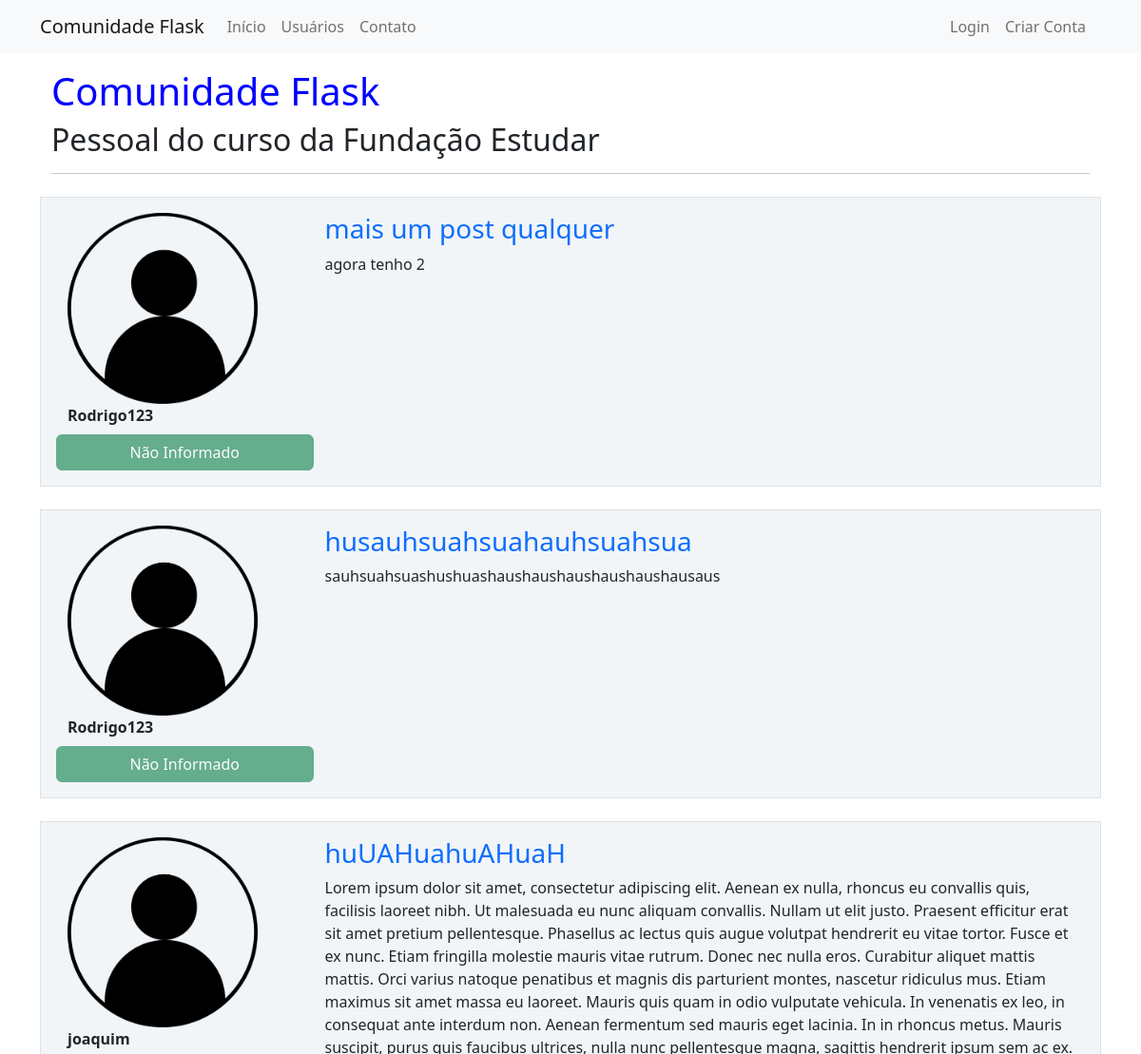
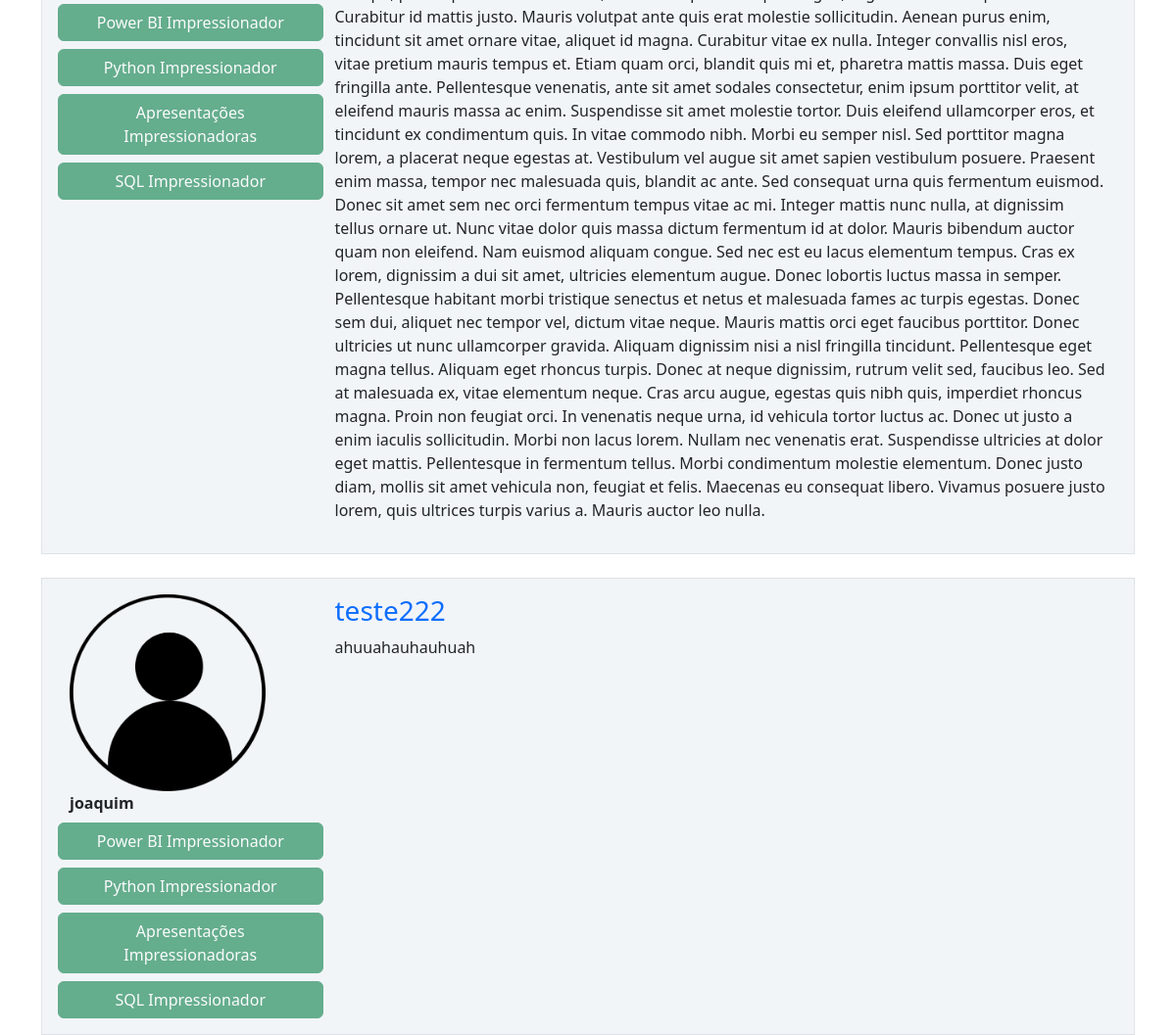
The page / on the database its author committed (2 pictures, top to bottom).
### comunidadeflask/models.py (models this page shows, shortened)
class Post(database.Model):
    id = database.Column(database.Integer, primary_key=True)
    titulo = database.Column(database.String, nullable=False)
    corpo = database.Column(database.Text, nullable=False)
    data_criacao = database.Column(database.DateTime, nullable=False, default=datetime.utcnow)
    id_usuario = database.Column(database.Integer, database.ForeignKey('usuario.id'), nullable=False)

class Usuario(database.Model, UserMixin):
    id = database.Column(database.Integer, primary_key=True)
    username = database.Column(database.String, nullable=False)
    email = database.Column(database.String, nullable=False, unique=True)
    senha = database.Column(database.String, nullable=False)
    foto_perfil = database.Column(database.String, default='default.jpg')
    posts = database.relationship('Post', backref='autor', lazy=True)
    cursos = database.Column(database.String, nullable=False, default='Não Informado')

### comunidadeflask/routes.py (the view)
@app.route('/')
def home():
    posts = Post.query.order_by(Post.id.desc())
    return render_template('home.html', posts=posts)

### comunidadeflask/templates/home.html
{% extends 'base.html' %}
{% block body %}
        <div class="container mt-3">
            <h1 style="color: blue">Comunidade Flask</h1>
            <h2>Pessoal do curso da Fundação Estudar</h2>
            <hr>
            {% for post in posts %}
            <div class="row border mt-4 p-3 meupost">
                <div class="col col-3">
                    <div class="image pe-2">
                        <img src="{{ url_for('static', filename='fotos_perfil/{}'.format(post.autor.foto_perfil)) }}" class="rounded" width="200" >
                    </div>
                    <strong>{{ post.autor.username}} </strong>
                    <div class="row justify-content-center">
                    {% for curso in post.autor.cursos.split(';') %}
                    <button type="button" class="btn btn-success mt-2" disabled>{{ curso }}</button>
                    {% endfor %}
                    </div>
                </div>
                <div class="col col-9">
                    <a style="text-decoration: none" href="{{ url_for('exibir_post', post_id=post.id) }}"><h3>{{ post.titulo }}</h3></a>
                    <p>{{ post.corpo }}</p>
                </div>
            </div>
            {% endfor %}
        </div>
{% endblock %}

### comunidadeflask/templates/base.html (shortened to what this page needs)
<!DOCTYPE html>
<html lang="pt-br">
    <head>
        <link href="https://cdn.jsdelivr.net/npm/bootstrap@5.2.0/dist/css/bootstrap.min.css" rel="stylesheet">
        <link rel="stylesheet" type="text/css" href="{{ url_for('static', filename='main.css') }}">
    </head>
    <body>
        {% include 'navbar.html' %}
        <div class="container">
            {% block body %}
            {% endblock %}
        </div>
    </body>
</html>

### comunidadeflask/templates/navbar.html
<nav class="navbar navbar-expand-lg bg-light">
  <div class="container-fluid container">
    <a class="navbar-brand" href="{{ url_for ('home') }}">Comunidade Flask</a>
     <div class="collapse navbar-collapse" id="navbarSupportedContent">
      <ul class="navbar-nav me-auto mb-2 mb-lg-0">
        <li class="nav-item">
          <a class="nav-link" aria-current="page" href="{{ url_for ('home') }}">Início</a>
        </li>
        <li class="nav-item">
          <a class="nav-link" href="{{ url_for ('usuarios') }}">Usuários</a>
        </li>
        <li class="nav-item">
          <a class="nav-link" href="{{ url_for ('contato') }}">Contato</a>
        </li>
      </ul>
      <ul class="d-flex navbar-nav me-2">
        {% if current_user.is_authenticated %}
            <li class="nav-item">
              <a class="nav-link" href="{{ url_for ('criar_post') }}">Criar Post</a>
            </li>
            <li class="nav-item">
              <a class="nav-link" href="{{ url_for ('perfil') }}">Meu Perfil</a>
            </li>
            <li class="nav-item">
              <a class="nav-link" href="{{ url_for ('sair') }}">Sair</a>
            </li>
        {% else %}
            <li class="nav-item">
              <a class="nav-link" href="{{ url_for ('login') }}">Login</a>
            </li>
            <li class="nav-item">
              <a class="nav-link" href="{{ url_for ('login') }}">Criar Conta</a>
            </li>
        {% endif %}
      </ul>
    </div>
  </div>
</nav>

### comunidadeflask/static/main.css (style rules this page uses)
.meupost { background: #f2f5f8 !important; }

### rows shown on the page
Post: foto_perfil (placeholder picture), autor.username "Rodrigo123", titulo "mais um post qualquer", corpo "agora tenho 2"
Usuario: cursos "Não Informado"
Post: foto_perfil (placeholder picture), autor.username "Rodrigo123", titulo "husauhsuahsuahauhsuahsua", corpo "sauhsuahsuashushuashaushaushaushaushaushausaus"
Post: foto_perfil (placeholder picture), autor.username "joaquim", curso "Power BI Impressionador" "Python Impressionador" "Apresentações Impressionadoras" "SQL Impressionador", titulo "huUAHuahuAHuaH", corpo "Lorem ipsum dolor sit amet, consectetur adipiscing elit. Aenean ex nulla, rhoncus eu convallis quis, facilisis laoreet nibh. Ut malesuada eu nunc aliquam convallis. Nullam ut elit justo. Praesent efficitur erat sit amet pretium pellentesque. Phasellus ac lectus quis augue volutpat hendrerit eu vitae tortor. Fusce et ex nunc. Etiam fringilla molestie mauris vitae rutrum. Donec nec nulla eros. Curabitur aliquet mattis mattis. Orci varius natoque penatibus et magnis dis parturient montes, nascetur ridiculus mus. Etiam maximus sit amet massa eu laoreet. Mauris quis quam in odio vulputate vehicula. In venenatis ex leo, in consequat ante interdum non. Aenean fermentum sed mauris eget lacinia. In…"
Post: foto_perfil (placeholder picture), autor.username "joaquim", curso "Power BI Impressionador" "Python Impressionador" "Apresentações Impressionadoras" "SQL Impressionador", titulo "teste222", corpo "ahuuahauhauhuah"
